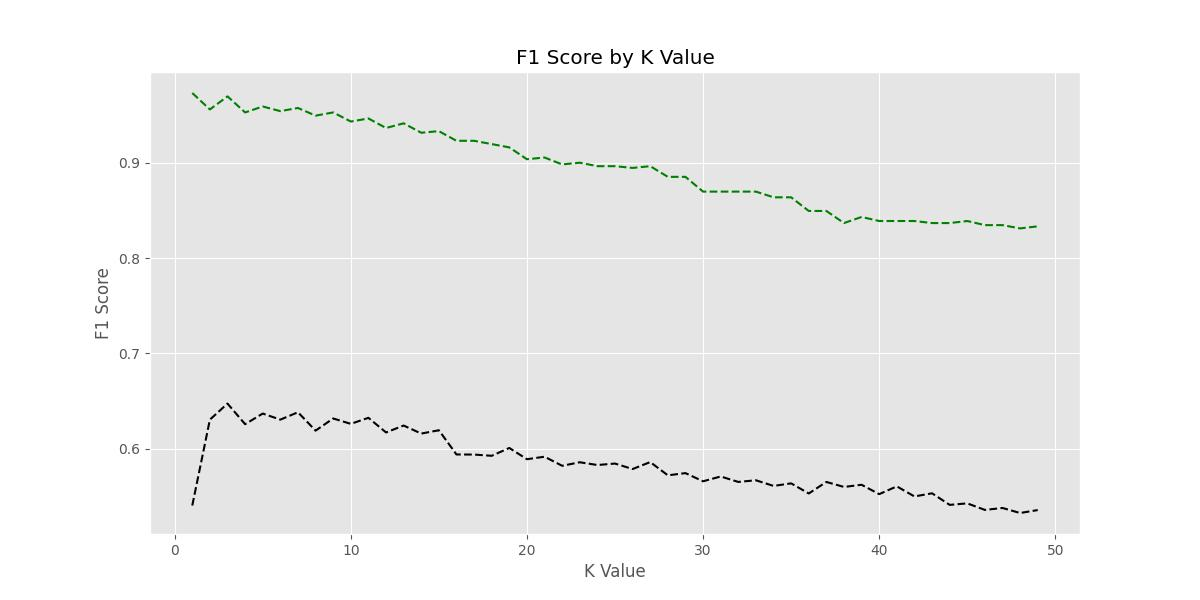

Write the Python code that produced this figure.
from sklearn.neighbors import KNeighborsClassifier
from sklearn.metrics import classification_report, confusion_matrix, accuracy_score
from sklearn.model_selection import train_test_split, GridSearchCV
from sklearn import preprocessing
import numpy as np
from sklearn import metrics
import pandas as pd
import matplotlib.pyplot as plt


def main():
    plt.style.use("ggplot")

    raw = pd.read_csv("./data/journeys.csv", index_col='id', parse_dates=True, na_values=['nan']) 

    df = raw[['age', 'language', 'journey', 'touchpoint','duration', 'conversion','email', 'facebook', 'house_ads', 'instagram', 'push']]

    categorical_vars = ['age','language'] 


    # creating one hot encoder object 
    label_encoder = preprocessing.LabelEncoder()
    for each in categorical_vars:
        df[each]= label_encoder.fit_transform(df[each]) 


    labels = df.conversion
    X = df.loc[:, df.columns != 'conversion']
    

    
    y = df.conversion

    accuracy = []
    error = []
    f_score = []

    # Calculating error for K values
    k_min = 50
    k_max = 200
    for i in range(k_min, k_max):
        X_train, X_test, y_train, y_test = train_test_split(df,labels, test_size=0.2)
        knn = KNeighborsClassifier(n_neighbors=i)
        knn.fit(X_train, y_train)
        pred_i = knn.predict(X_test)
        error.append(np.mean(pred_i != y_test))
        accuracy.append(np.mean(pred_i == y_test))
        f_score.append(metrics.f1_score(y_test, list(pred_i), average='weighted'))
    metrics.f1_score(np.array(y_test), pred_i, average='weighted')
    plt.figure(figsize=(12, 6))
    # plt.plot(range(k_min, k_max), f_score, color='black', linestyle='dashed', marker='x',
    # markerfacecolor='green', markersize=10)
    plt.plot(range(k_min, k_max), f_score, color='black', linestyle='dashed')
    plt.plot(range(k_min, k_max), accuracy, color='green', linestyle='dashed')
    plt.title('F1 Score by K Value')
    plt.xlabel('K Value')
    plt.ylabel('F1 Score')
    plt.savefig('knn.jpg')



    # reference https://machinelearningknowledge.ai/knn-classifier-in-sklearn-using-gridsearchcv-with-example/
    # defining parameter range
    knn = KNeighborsClassifier()
    k_range = list(range(k_min, k_max))
    param_grid = dict(n_neighbors=k_range)
    grid = GridSearchCV(knn, param_grid, cv=10, scoring='accuracy', return_train_score=False,verbose=1)
    
    # fitting the model for grid search
    grid_search=grid.fit(X_train, y_train)
    print(grid_search.best_params_)
    accuracy = grid_search.best_score_ *100
    print("Accuracy for our training dataset with tuning is : {:.2f}%".format(accuracy) )


    X_train, X_test, y_train, y_test = train_test_split(df,labels, test_size=0.2, random_state=123)

    classifier = KNeighborsClassifier(n_neighbors=grid_search.best_params_['n_neighbors'])
    classifier.fit(X_train, y_train)
    y_pred = classifier.predict(X_test)

    print(confusion_matrix(y_test, y_pred))

    fig = plt.figure()
    plt.matshow(confusion_matrix(y_test, y_pred))
    plt.title('Confusion Matrix')
    plt.colorbar()
    plt.ylabel('True Label')
    plt.xlabel('Predicated Label')
    fig.savefig('confusion_matrix.jpg')

    print(classification_report(y_test, y_pred))




if __name__ == "__main__":  		  	   		   	 		  		  		    	 		 		   		 		  
    main()  